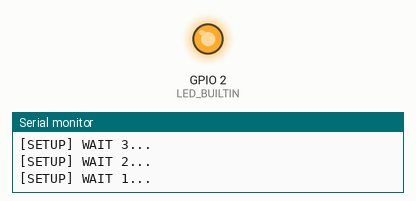
This sketch was run on a simulated ESP8266 (NodeMCU). Shown: output pins drawn as LEDs (lit = HIGH, except the on-board LED, lit = LOW), the last lines printed to the serial monitor. WiFi joins after 1.5 s; servers stay silent unless stated.

Above: at 4.1 s.
At 5.8 s:
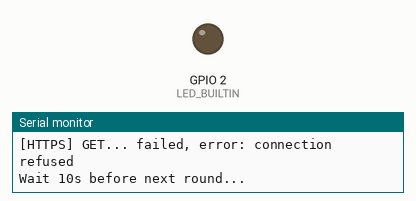
Timing chart, 0 to 7.3 s (numbered marks = the images above):
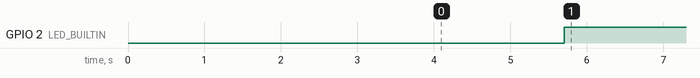

The sketch:

esp8266_online_status.ino
```cpp
/**
 * ESP8266 Online Status
 * by Blake Samuels aka Tazard
 *
 * Periodically call a URL to show that this device is
 * powered and can reach the internet. Can be used as
 * part of internet connectivity monitor, wifi monitor,
 * or to show when some piece of Artifactory equipment
 * is inadvertently left on.
 *
 * Its a minimal modification of BasicHTTPClient.ino
 * example for ESP8266 and will call a HTTPS URL at
 * given interval (e.g. statuscake, healthchecks.io).
 *
 * Major Update, Date 2021-10-27
*/

// Set WIFI details
const char* const SSID = "SSID";
const char* const PASSWORD = "PASSWORD";

// URL to periodically GET (e.g. statuscake push)
const char* const URL = "https://push.statuscake.com/?...";

// Time between calling URL (milliseconds)
unsigned long DELAY = 10000;

#include <Arduino.h>

#include <ESP8266WiFi.h>
#include <ESP8266WiFiMulti.h>

#include <ESP8266HTTPClient.h>

#include <WiFiClientSecureBearSSL.h>

ESP8266WiFiMulti WiFiMulti;

void setup() {

  Serial.begin(115200);
  // Serial.setDebugOutput(true);

  Serial.println();
  Serial.println();
  Serial.println("ESP8266 Online Status Push");
  Serial.println();
  Serial.println();

  for (uint8_t t = 4; t > 0; t--) {
    Serial.printf("[SETUP] WAIT %d...\n", t);
    Serial.flush();
    delay(1000);
  }

  WiFi.mode(WIFI_STA);
  WiFiMulti.addAP(SSID, PASSWORD);

  // enable onboard LED for status notifications
  pinMode(LED_BUILTIN, OUTPUT);
}

void loop() {
  // wait for WiFi connection
  if ((WiFiMulti.run() == WL_CONNECTED)) {

    std::unique_ptr<BearSSL::WiFiClientSecure>client(new BearSSL::WiFiClientSecure);

    // Ignore the SSL certificate, we are just pushing status updates so it doesn't matter.
    client->setInsecure();

    HTTPClient https;

    Serial.print("[HTTPS] begin...\n");
    if (https.begin(*client, URL)) {  // HTTPS

      Serial.print("[HTTPS] GET...\n");
      // start connection and send HTTP header
      int httpCode = https.GET();

      // httpCode will be negative on error
      if (httpCode > 0) {
        // HTTP header has been send and Server response header has been handled
        Serial.printf("[HTTPS] GET... code: %d\n", httpCode);

        // file found at server
        if (httpCode == HTTP_CODE_OK || httpCode == HTTP_CODE_MOVED_PERMANENTLY) {
          String payload = https.getString();
          Serial.println(payload);

          // we pinged successfully, status LED on
          digitalWrite(LED_BUILTIN, LOW);
        }
      } else {
        Serial.printf("[HTTPS] GET... failed, error: %s\n", https.errorToString(httpCode).c_str());

        // we aren't pinging correctly, status LED off
        digitalWrite(LED_BUILTIN, HIGH);
      }

      https.end();
    } else {
      Serial.printf("[HTTPS] Unable to connect\n");
      // we aren't pinging correctly, status LED off
      digitalWrite(LED_BUILTIN, HIGH);
    }
  }

  Serial.println("Wait 10s before next round...");
  delay(DELAY);
}
```

Measured:
- by itself, GPIO 2 (LED_BUILTIN): LOW → HIGH at 5.7 s
